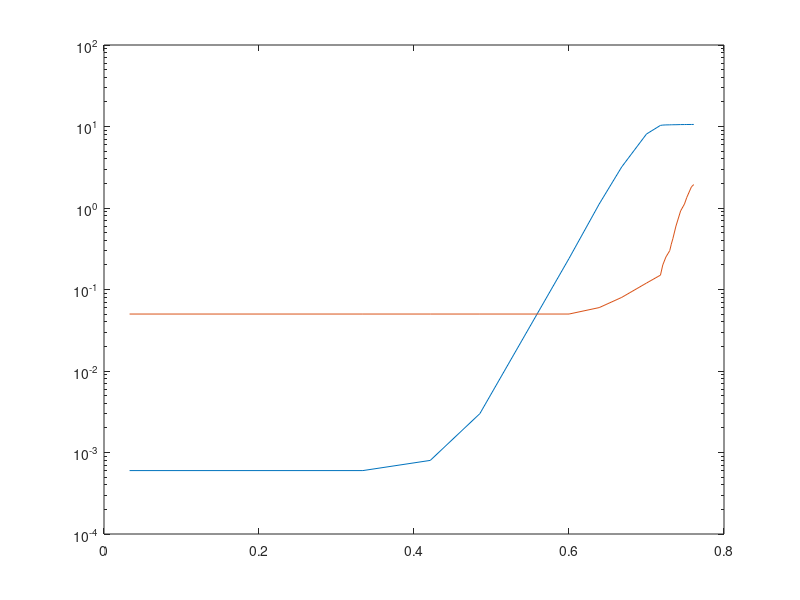

Write MATLAB code to recreate this figure.
Ub = [0.761 0.758 0.752 0.749 0.744 0.738 0.734 0.732 0.73 0.725 0.721 0.718 0.7 0.668 0.639 0.6 0.485 0.421 0.334 0.033 ]

Ib = [ 1.94 1.82 1.35 1.12 0.92 0.6 0.42 0.36 0.3 0.25 0.2 0.15 0.12 0.08 0.06 0.05 0.05 0.05 0.05 0.05 ]

Ik = [ 10.6 10.59 10.58 10.57 10.56 10.52 10.51 10.5 10.48 10.46 10.41 10.32 8.09 3.19 1.12 0.24 0.003 0.0008 0.0006 0.0006]
semilogy(Ub, Ik, Ub, Ib)